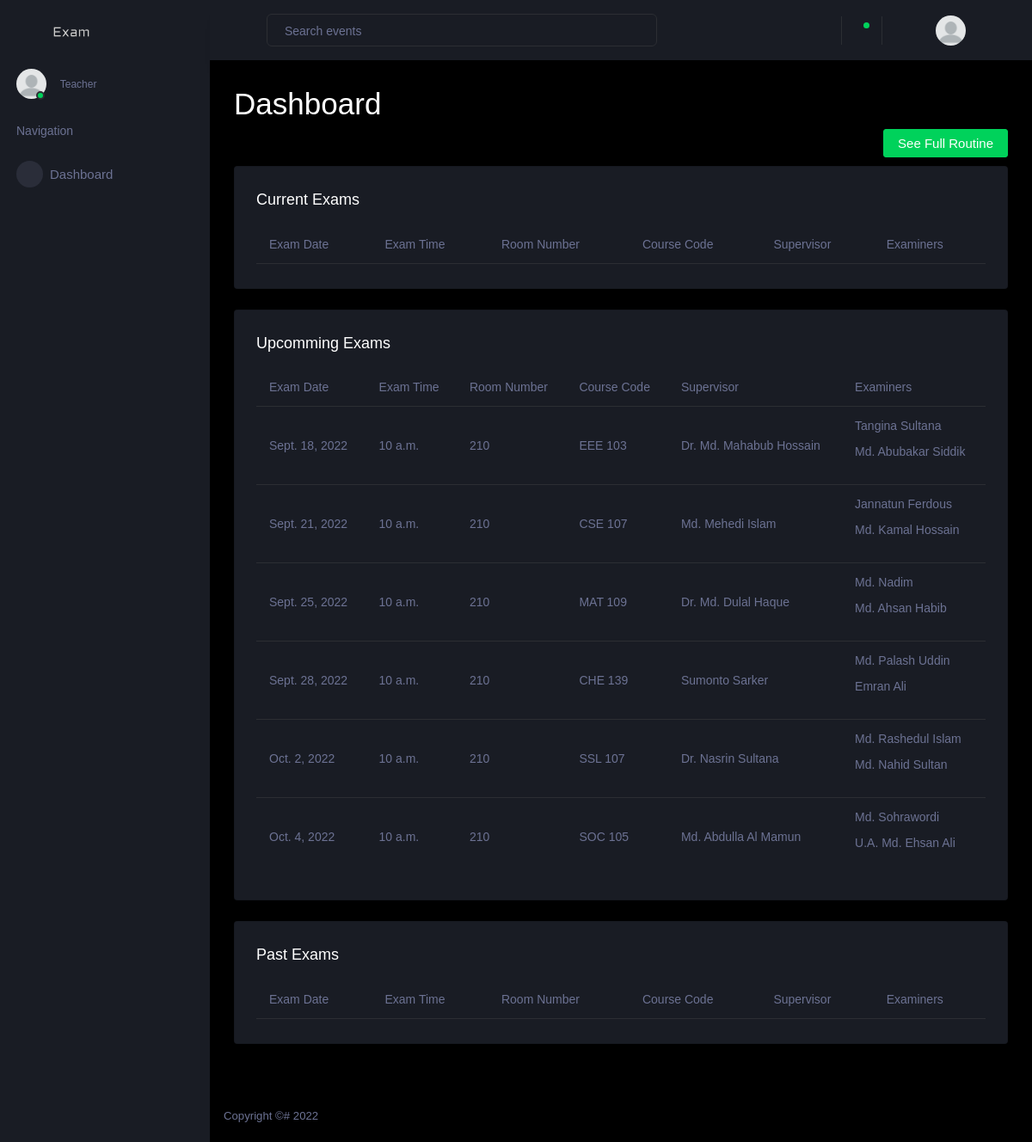
Page /user/ (signed in) on the earlier database version.
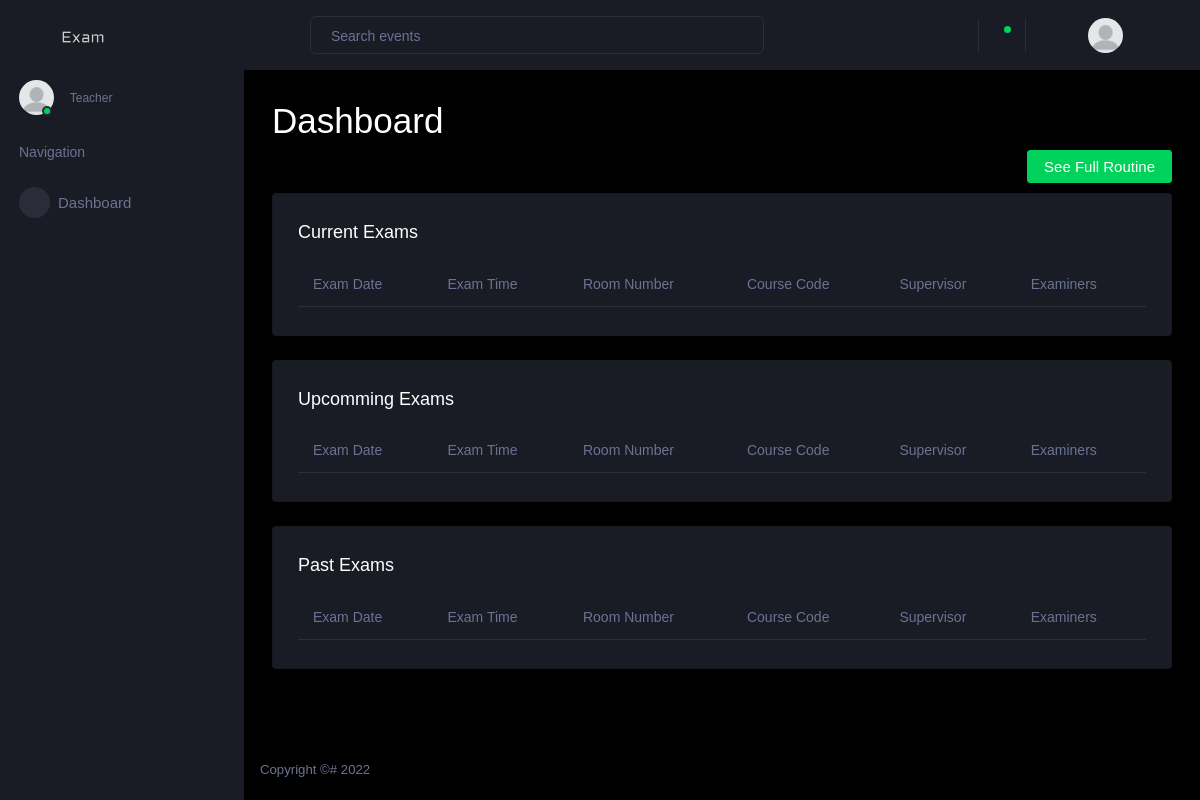
Same page on the later database version.
### account/models.py (models this page shows, shortened)
class Exam(models.Model):
    exam_date = models.DateField()
    exam_time = models.TimeField()
    room_number = models.IntegerField()
    faculty = models.ForeignKey(
        Faculty, on_delete=models.DO_NOTHING, related_name='+')
    course = models.ForeignKey(
        Course, on_delete=models.DO_NOTHING, related_name='+')
    examiners = models.ManyToManyField(Teacher, related_name='+')
    supervisor = models.ForeignKey(
        Teacher, on_delete=models.DO_NOTHING, related_name='supervisor')
    routine = models.ForeignKey(
        Routine, on_delete=models.CASCADE, null=False, default=1)

class Teacher(models.Model):
    user = models.OneToOneField(
        User, on_delete=models.CASCADE, primary_key=True)
    title = models.CharField(max_length=255, null=False,
                             choices=TEACHER_TITLE_CHOICES, default='None')
    contact_number = models.CharField(null=False, unique=True, max_length=255)
    profile_picture = models.ImageField(
        upload_to=get_profile_pictures_directory, blank=True, null=True)
    department = models.ForeignKey(Department, on_delete=models.DO_NOTHING)
    is_available = models.BooleanField(default=True)
    total_creadits = models.DecimalField(
        max_digits=10, decimal_places=2, default=0)
    def __str__(self) -> str:
        return self.user.first_name + " " + self.user.last_name

### dashboard/models.py (models this page shows)
class Course(models.Model):
    code = models.CharField(max_length=255, null=False)
    credits = models.DecimalField(null=False, max_digits=4, decimal_places=2)
    department = models.ForeignKey(
        Department, on_delete=models.CASCADE, null=False)
    is_sessional = models.BooleanField(null=False, default=False)
    level = models.CharField(max_length=1, null=False,
                             choices=LEVEL_CHOICES, default='1')
    name = models.CharField(max_length=255, null=False)
    semester = models.CharField(
        max_length=2, null=False, choices=SEMESTER_CHOICES, default='I')
    def __str__(self) -> str:
        return f"{ self.code }"

### dashboard/views.py (the view)
# urls.py: path('', dashboard, name='dashboard-page'),
def dashboard(request):
    context = get_context(request)
    return render(request, 'dashboard.html', context)

### dashboard/views.py (called while the page is built)
def is_dean(user):
    try:
        teacher = Teacher.objects.get(user=user)
    except Teacher.DoesNotExist:
        return None
    deans = Dean.objects.filter(teacher=teacher).order_by('-joined')[:1]
    if len(deans) != 1:
        return None
    return deans[0]

def is_staff(user):
    try:
        staff = Staff.objects.get(user=user)
    except Staff.DoesNotExist:
        return None
    return staff

def is_teacher(user):
    try:
        teacher = Teacher.objects.get(user=user)
    except Teacher.DoesNotExist:
        return None
    return teacher

def get_exams(approved_routines, teacher=None):
    past = []
    current = []
    upcomming = []
    today = date.today()
    for routine in approved_routines:
        exams = routine.exam_set.all()
        if teacher:
            exams = filter(lambda exam: teacher in exam.examiners.all()
                           or teacher == exam.supervisor, exams)
        for exam in exams:
            if exam.exam_date == today:
                current.append(exam)
            elif exam.exam_date < today:
                past.append(exam)
            else:
                upcomming.append(exam)
    return current, past, upcomming

### dashboard/templates/dashboard.html (shortened to what this page needs)
{% extends "dashboard-base.html" %}
{% load static %}
{% block content %}
<h1>Dashboard</h1>
<div class="create-new">
  <a class="nav-link btn btn-success create-new-button" href="{% url 'full-routine' %}">
    See Full Routine
  </a>
</div>
<div class="row">
  <div class="col-12 grid-margin">
    <div class="card">
      <div class="card-body">
        <h4 class="card-title">Current Exams</h4>
        <div class="table-responsive">
          <table class="table">
            <thead>
              <tr>
                <th>Exam Date</th>
                <th>Exam Time</th>
                <th>Room Number</th>
                <th>Course Code</th>
                <th>Supervisor</th>
                <th>Examiners</th>
              </tr>
            </thead>
          </table>
        </div>
      </div>
    </div>
  </div>
</div>
<div class="row">
  <div class="col-12 grid-margin">
    <div class="card">
      <div class="card-body">
        <h4 class="card-title">Upcomming Exams</h4>
        <div class="table-responsive">
          <table class="table">
            <thead>
              <tr>
                <th>Exam Date</th>
                <th>Exam Time</th>
                <th>Room Number</th>
                <th>Course Code</th>
                <th>Supervisor</th>
                <th>Examiners</th>
              </tr>
            </thead>
            <tbody>
              {% for exam in upcomming_exams %}
              <tr>
                <td>{{ exam.exam_date }}</td>
                <td>{{ exam.exam_time }}</td>
                <td>{{ exam.room_number }}</td>
                <td>{{ exam.course }}</td>
                <td>{{ exam.supervisor }}</td>
                <td>
                  {% for teacher in exam.examiners.all %}
                  <p> {{ teacher }} </p>
                  {% endfor %}
                </td>
              </tr>
              {% endfor %}
            </tbody>
          </table>
        </div>
      </div>
    </div>
  </div>
</div>
<div class="row">
  <div class="col-12 grid-margin">
    <div class="card">
      <div class="card-body">
        <h4 class="card-title">Past Exams</h4>
        <div class="table-responsive">
          <table class="table">
            <thead>
              <tr>
                <th>Exam Date</th>
                <th>Exam Time</th>
                <th>Room Number</th>
                <th>Course Code</th>
                <th>Supervisor</th>
                <th>Examiners</th>
              </tr>
            </thead>
          </table>
        </div>
      </div>
    </div>
  </div>
</div>
{% endblock content %}

Differences in the rows shown:
removed Exam: exam_date "Sept. 18, 2022", exam_time "10 a.m.", room_number "210", course "EEE 103", supervisor "Dr. Md. Mahabub Hossain"
no longer on this page (row unchanged): Teacher: user_id.last_name "Tangina Sultana", shown under "Sept. 18, 2022"
no longer on this page (row unchanged): Teacher: user_id.last_name "Md. Abubakar Siddik", shown under "Sept. 18, 2022"
removed Exam: exam_date "Sept. 21, 2022", exam_time "10 a.m.", room_number "210", course "CSE 107", supervisor "Md. Mehedi Islam"
no longer on this page (row unchanged): Teacher: user_id.last_name "Jannatun Ferdous", shown under "Sept. 21, 2022"
no longer on this page (row unchanged): Teacher: user_id.last_name "Md. Kamal Hossain", shown under "Sept. 21, 2022"
removed Exam: exam_date "Sept. 25, 2022", exam_time "10 a.m.", room_number "210", course "MAT 109", supervisor "Dr. Md. Dulal Haque"
no longer on this page (row unchanged): Teacher: user_id.last_name "Md. Nadim", shown under "Sept. 25, 2022"
no longer on this page (row unchanged): Teacher: user_id.last_name "Md. Ahsan Habib", shown under "Sept. 25, 2022"
removed Exam: exam_date "Sept. 28, 2022", exam_time "10 a.m.", room_number "210", course "CHE 139", supervisor "Sumonto Sarker"
no longer on this page (row unchanged): Teacher: user_id.last_name "Md. Palash Uddin", shown under "Sept. 28, 2022"
no longer on this page (row unchanged): Teacher: user_id.last_name "Emran Ali", shown under "Sept. 28, 2022"
removed Exam: exam_date "Oct. 2, 2022", exam_time "10 a.m.", room_number "210", course "SSL 107", supervisor "Dr. Nasrin Sultana"
no longer on this page (row unchanged): Teacher: user_id.last_name "Md. Rashedul Islam", shown under "Oct. 2, 2022"
no longer on this page (row unchanged): Teacher: user_id.last_name "Md. Nahid Sultan", shown under "Oct. 2, 2022"
removed Exam: exam_date "Oct. 4, 2022", exam_time "10 a.m.", room_number "210", course "SOC 105", supervisor "Md. Abdulla Al Mamun"
no longer on this page (row unchanged): Teacher: user_id.last_name "Md. Sohrawordi", shown under "Oct. 4, 2022"
no longer on this page (row unchanged): Teacher: user_id.last_name "U.A. Md. Ehsan Ali", shown under "Oct. 4, 2022"
